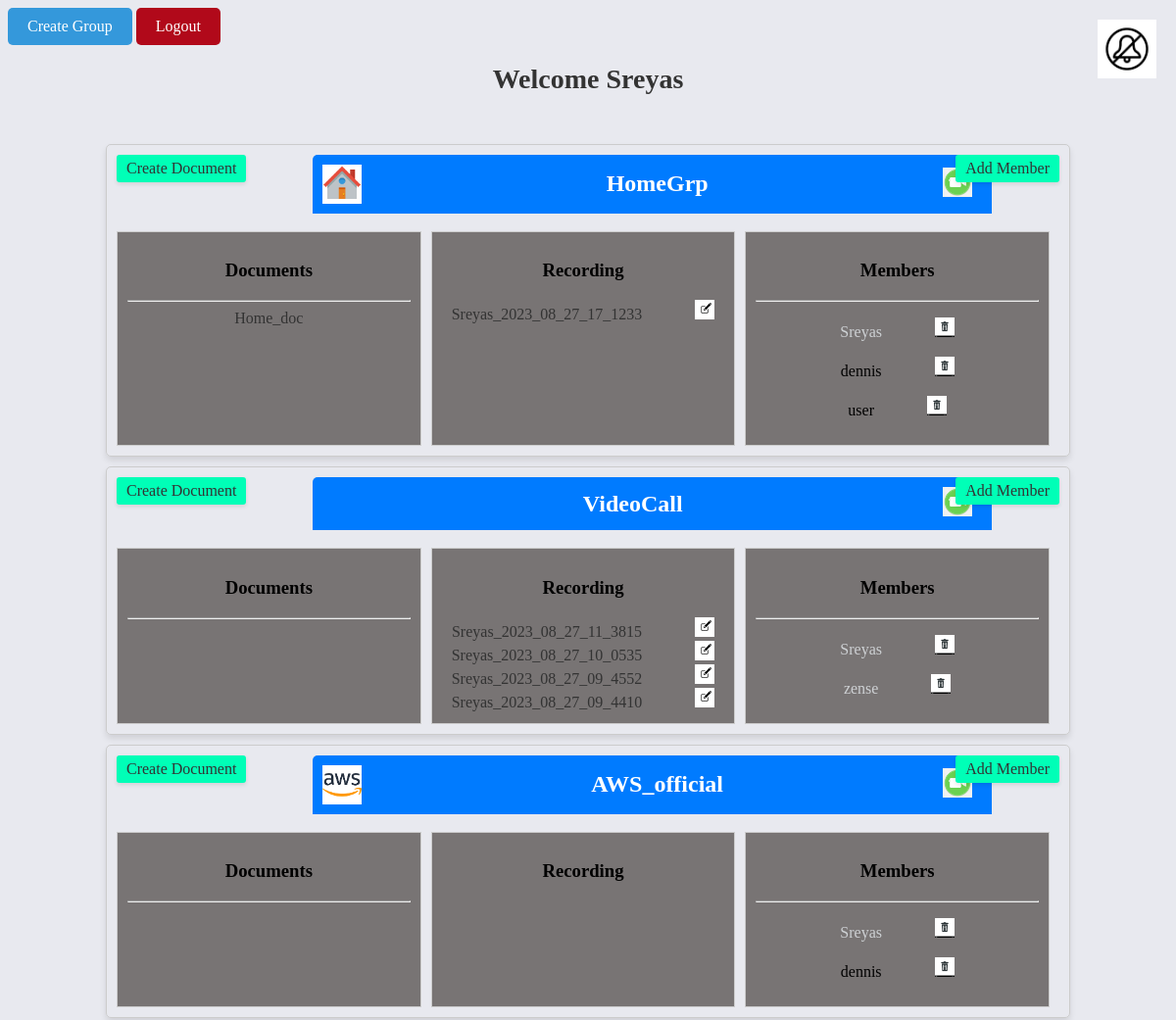
Before: /home/ (signed in, upper part) with the older database file.
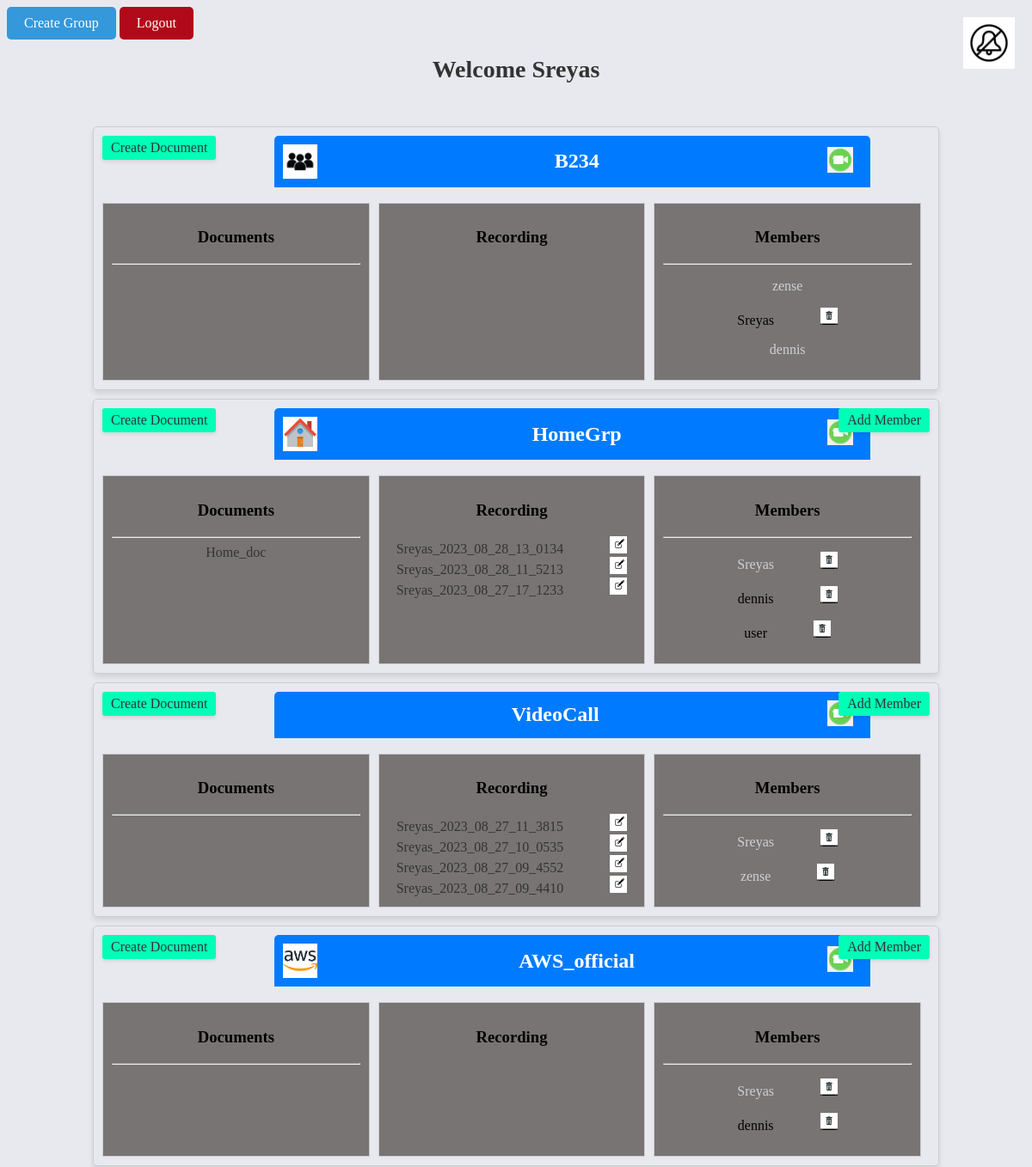
After: the same page with the newer database file.
### videoCall/models.py (models this page shows, shortened)
class Group(models.Model):
    name=models.CharField(max_length=100,primary_key=True)
    created = models.DateTimeField(auto_now_add=True)
    doc=models.ManyToManyField(Document,related_name='groups')
    setting=models.CharField(max_length=15,choices=options)
    records=models.ManyToManyField(Recording,related_name='room')
    icon=models.ImageField(upload_to='icon',null=True,default="")
    class Meta:
        ordering = ['-created']
    def __str__(self):
        return self.name

class Recording(models.Model):
    name=models.CharField(max_length=100)
    created = models.DateTimeField(auto_now_add=True)
    uid=models.CharField(max_length=25)
    sid=models.CharField(max_length=25,null=True)
    class Meta:
        ordering = ['-created']

class Profile(models.Model):
    user=models.OneToOneField(User,related_name='profile',on_delete=models.CASCADE)
    groups=models.ManyToManyField(Group,related_name='user_profile')
    admin=models.ManyToManyField(Group,related_name='admin_right')
    recordings=models.ManyToManyField(Recording,related_name='recorder')

### liveEdit/models.py (models this page shows, shortened)
class Document(models.Model):
    name = models.CharField(max_length=100)
    content = models.TextField(null=True)
    setting = models.CharField(max_length=15, choices=options)

### videoCall/views.py (the view)
# urls.py: path('home/',views.home,name='home'),
@login_required(login_url='videoCall:login')
def home(request):
    profile=Profile.objects.get(user=request.user)
    return render(request,'home.html',{'groups':profile.groups.all(),"profile":profile,'notification':Notification.objects.filter(profiles=profile).exclude(seen=profile).exists()})

### videoCall/templates/home.html (shortened to what this page needs)
{% extends 'layout.html' %}
{% load static %}
{% block content %}
    <a href="{% url 'videoCall:createGroup' %}" class="goBack">Create Group</a>
    <a href="{% url 'videoCall:logout' %}" class="goBack" style="background-color: #b1091a;">Logout</a>
    <div class="notification-button">
        {% if notification == False %}
        <a href="{% url 'videoCall:notification' %}">
            <img src="{% static 'images/no_notification.png' %}" height="60px" width="60px">
        </a>
        {% else %}
        <a href="{% url 'videoCall:notification' %}">
            <img src="{% static 'images/notification.png' %}" height="60px" width="60px">
        </a>
        {% endif %}
    </div>
    <h1 class="heading"> Welcome {{profile.user.username}}</h1>
    {% for group in groups %}
    <div class="card">
        <div class="group">
            {% if group.icon != "" %}
                <img src="{{group.icon.url}}" height="40px" width="40px">
            {% endif %}
            <h2 class="group-name">{{ group.name }}</h2>
            <a href="{% url 'videoCall:lobby' group=group.name %}">
                <img src="{% static 'images/call.png' %}" height="30px" width="30px">
            </a>
        </div>
        {% if group in profile.admin.all %}
        <div class="add-member-link">
            <a href="{% url 'videoCall:addMember' group=group.name %}">Add Member</a>
        </div>
        {% endif %}
        {% if group.setting == "EVERYONE" %}
        <div class="add-doc-link">
            <a href="{% url 'videoCall:addDoc' group=group.name %}">Create Document</a>
        </div>
        {% elif group in profile.admin.all %}
        <div class="add-doc-link">
            <a href="{% url 'videoCall:addDoc' group=group.name %}">Create Document</a>
        </div>
        {% endif %}
        <br>
        <div class="table">
            <div class="document">
                <h3> Documents </h3>
                <hr>
                {% for doc in group.doc.all %}
                <a href="{% url 'liveEdit:doc' group=group.name doc=doc.name %}">{{ doc.name }}</a>
                <br>
                {% endfor %}
            </div>
            <div class="document">
                <h3> Recording </h3>
                {% for rec in group.records.all %}
                <a href="{% url 'videoCall:view_recording' group=group.name record=rec.name %}">{{rec.name}}</a>
                {% if rec in profile.recordings.all %}
                <a href="{% url 'videoCall:edit_recording' group=group recording=rec.name %}" class="images"><img
                        src="{% static 'images/edit.png' %}" height="20px" width="20px"></a>
                {% endif %}
                <br>
                {% endfor %}
            </div>
            <div class="document">
                <h3> Members </h3>
                <hr>
                {% for member in group.user_profile.all %}
                {% if group in member.admin.all %}
                <p style="color: #ced1d4;">{{ member.user.username }}
                    {% else %}
                <p>{{ member.user.username }}
                    {% endif %}
                    {% if group in profile.admin.all or member == profile %}
                    <a class="images"
                        href="{% url 'videoCall:remove_member' group=group.name member=member.user.username %}"><img
                            src="{% static 'images/remove.png' %}" height="20px" width="20px"></a>
                </p>
                {% endif %}
                {% endfor %}
            </div>
        </div>
    </div>
    {% endfor %}
    {% endblock content %}

Changed rows visible on the page:
added Group: icon (picture), name "B234", setting "Create Document", Profile (user.username "zense"), Profile (user.username "Sreyas"), Profile (user.username "dennis")
added Recording: name "Sreyas_2023_08_28_13_0134", shown under Group "HomeGrp"
added Recording: name "Sreyas_2023_08_28_11_5213", shown under Group "HomeGrp"
